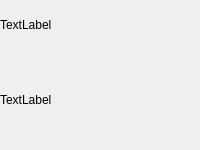
<?xml version="1.0" encoding="UTF-8"?>
<ui version="4.0">
 <class>ActionWidget</class>
 <widget class="QWidget" name="ActionWidget">
  <property name="geometry">
   <rect>
    <x>0</x>
    <y>0</y>
    <width>200</width>
    <height>150</height>
   </rect>
  </property>
  <property name="minimumSize">
   <size>
    <width>200</width>
    <height>150</height>
   </size>
  </property>
  <property name="maximumSize">
   <size>
    <width>200</width>
    <height>150</height>
   </size>
  </property>
  <property name="windowTitle">
   <string>Form</string>
  </property>
  <widget class="QLabel" name="label">
   <property name="geometry">
    <rect>
     <x>0</x>
     <y>0</y>
     <width>200</width>
     <height>50</height>
    </rect>
   </property>
   <property name="minimumSize">
    <size>
     <width>0</width>
     <height>50</height>
    </size>
   </property>
   <property name="maximumSize">
    <size>
     <width>16777215</width>
     <height>50</height>
    </size>
   </property>
   <property name="text">
    <string>TextLabel</string>
   </property>
  </widget>
  <widget class="QLabel" name="label_2">
   <property name="geometry">
    <rect>
     <x>0</x>
     <y>50</y>
     <width>200</width>
     <height>100</height>
    </rect>
   </property>
   <property name="minimumSize">
    <size>
     <width>0</width>
     <height>100</height>
    </size>
   </property>
   <property name="maximumSize">
    <size>
     <width>16777215</width>
     <height>100</height>
    </size>
   </property>
   <property name="text">
    <string>TextLabel</string>
   </property>
   <property name="wordWrap">
    <bool>true</bool>
   </property>
  </widget>
 </widget>
 <resources/>
 <connections/>
</ui>
